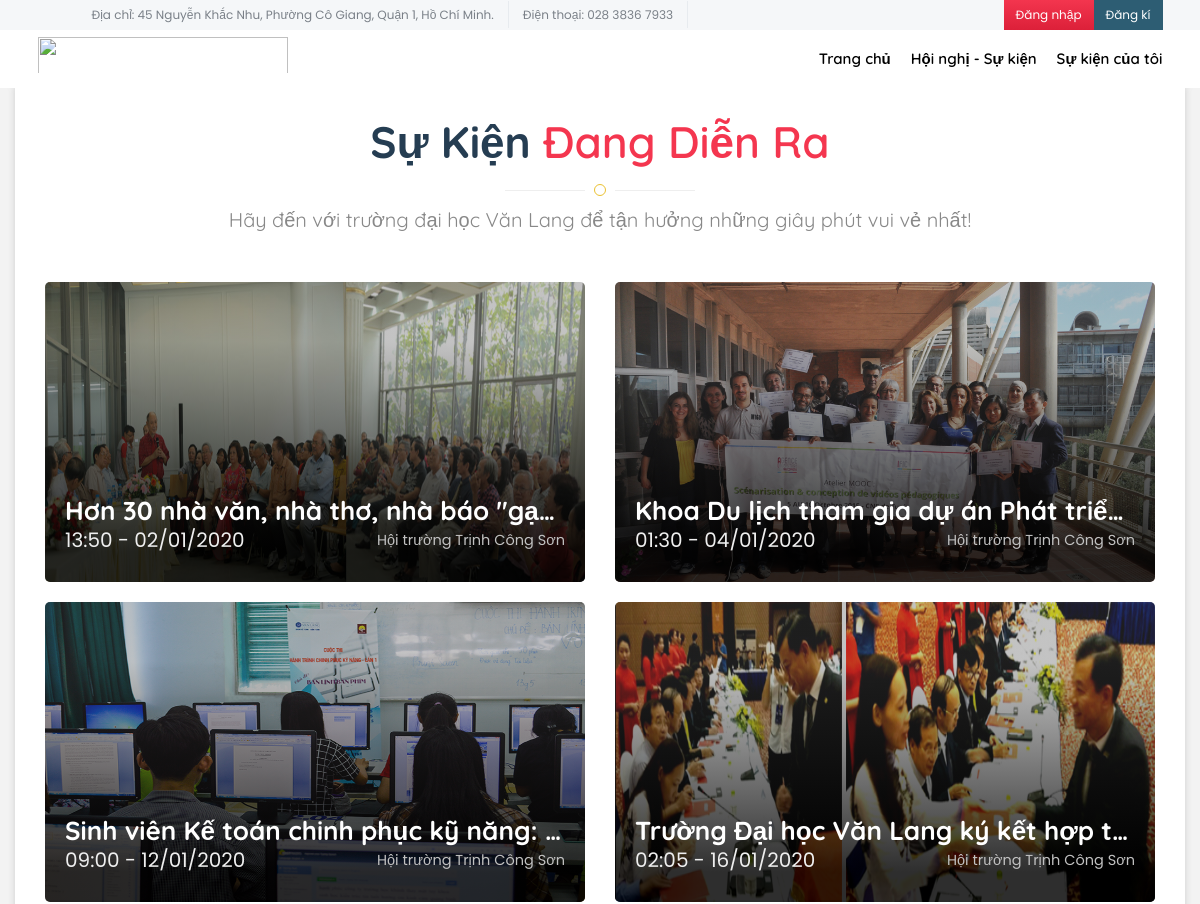
/events.php (upper part), run on an earlier commit of the app's database.
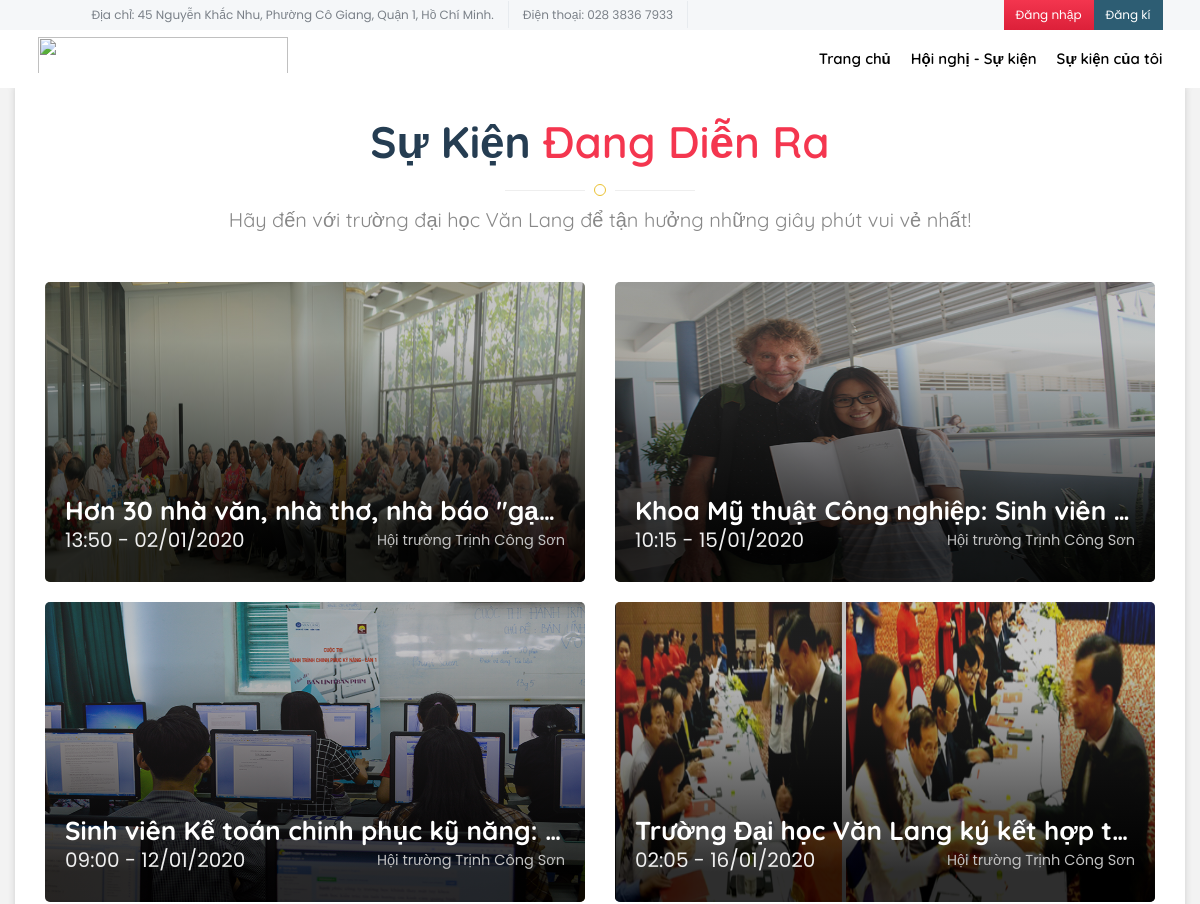
And on a later commit of the database.
### tables this page shows
CREATE TABLE `event` (
  `id` int(11) NOT NULL,
  `account_id` int(11) NOT NULL,
  `category_id` int(11) NOT NULL,
  `title` varchar(100) NOT NULL,
  `code` varchar(4) NOT NULL,
  `place` varchar(100) NOT NULL,
  `avatar` varchar(100) NOT NULL,
  `ticket_number` int(11) NOT NULL,
  `start_date` datetime NOT NULL,
  `end_date` datetime NOT NULL,
  `expired_date` datetime NOT NULL,
  `short_desc` varchar(100) NOT NULL,
  `description` text NOT NULL,
  `faculty_id` int(11) NOT NULL,
  `user_make_question` int(11) NOT NULL DEFAULT '0',
  `user_reply_question` int(11) NOT NULL DEFAULT '0',
  `last_modified` datetime NOT NULL DEFAULT CURRENT_TIMESTAMP,
  `public_at` datetime NOT NULL,
  `status` int(11) NOT NULL
);

### events.php (the view, shortened to what this page needs)
<?php
include('header.php');
?>
	<section>
		<div class="rows inn-page-bg com-colo">
			<div class="container inn-page-con-bg tb-space pad-bot-redu" id="inner-page-title">
				<div class="spe-title col-md-12">
					<h2>Sự kiện <span>Đang diễn ra</span></h2>
					<div class="title-line">
						<div class="tl-1"></div>
						<div class="tl-2"></div>
						<div class="tl-3"></div>
					</div>
					<p>Hãy đến với trường đại học Văn Lang để tận hưởng những giây phút vui vẻ nhất!</p>
				</div>
				<div>
					<?php
					require('database-config.php');
					$sql = "SELECT * FROM event where status=4 ORDER BY public_at DESC";
					 $result=mysqli_query($conn,$sql);
						 while($resultevent=mysqli_fetch_assoc($result)){
						?>
						<div>
						<div class='col-md-6 wow slideInUp'>
		                <a href="event-detail.php?id=<?php echo $resultevent['id'] ?>">
		                    <div class='tour-mig-like-com'>
		                              <div class='tour-mig-lc-img'> <img src="<?php echo $resultevent["avatar"] ?>" alt=''> </div>
		                              <div class='tour-mig-lc-con'>
		                                <h5><?php echo $resultevent["title"] ?></h5>
		                                 <p><span><?php echo date("H:i - d/m/Y", strtotime($resultevent["start_date"])); ?></span><?php echo $resultevent["place"] ?></p>
		                             </div>
		                           </div>
		                     </a>
		                 </div>
						</div>
						<?php
						}
					?>
				</div>
			</div>
		</div>
	</section>
	<?php
include('footer.php');
?>

### header.php (shortened to what this page needs)
<!DOCTYPE html>
<html lang="en">
<head>
    <link rel="stylesheet" href="css/font-awesome.min.css">
    <link href="vendor/DataTables/datatables.min.css" rel="stylesheet" type="text/css">
    <link rel="stylesheet" href="css/style.css">
    <link rel="stylesheet" href="css/materialize.css">
    <link rel="stylesheet" href="css/bootstrap.css">
    <link rel="stylesheet" href="css/mob.css">
    <link rel="stylesheet" href="css/animate.css">
    <link rel="stylesheet" href="css/bootstrap-datepicker.css">
    <link rel="stylesheet" href="css/bootstrap-datetimepicker.css">
</head>
<body>
    <section>
        <div class="ed-top">
            <div class="container">
                <div class="row">
                    <div class="col-md-12">
                        <div class="ed-com-t1-left">
                            <ul>
                                <li><a href="http://vanlanguni.edu.vn/trang-chu/ban-do-den-van-lang" target="_blank">Địa chỉ: 45 Nguyễn Khắc Nhu, Phường Cô Giang, Quận 1, Hồ Chí Minh.</a>
                                </li>
                                <li><a href="tel:02838367933">Điện thoại: 028 3836 7933</a>
                                </li>
                            </ul>
                        </div>
                        <div class="ed-com-t1-right">
                            <ul>
                                <?php
                                if (isset($_SESSION['user_email'])) {
                                    ?>
                                    <li><a href="my-profile.php"><?php echo $account_name?></a></li>
                                    <li><a href="logout.php">Đăng xuất</a></li>
                                    <?php
                                } else {
                                    ?>
                                    <li><a href="login.php">Đăng nhập</a></li>
                                    <li><a href="register.php">Đăng kí</a></li>
                                    <?php
                                }
                                ?>
                            </ul>
                        </div>
                    </div>
                </div>
            </div>
        </div>
        <div class="top-logo" data-spy="affix" data-offset-top="250">
            <div class="container">
                <div class="row">
                    <div class="col-md-12">
                        <div class="wed-logo">
                            <a href="index.php"><img src="images/logo.png" alt="" />
                            </a>
                        </div>
                        <div class="main-menu dropdowncc">
                            <ul>
                                <li><a href="index.php">Trang chủ</a>
                                </li>
                                <li><a href="events.php">Hội nghị - Sự kiện</a></li>
                                <li><a href="my-events.php">Sự kiện của tôi</a>
                                </li>
                            </ul>
                        </div>
                    </div>
                </div>
            </div>
        </div>
    </section>

### footer.php (shortened to what this page needs)
</body>
</html>

What changed in the data, as far as the page shows it:
no longer on this page (row edited): event: avatar (picture), title "Khoa Du lịch tham gia dự án Phát triể…", start_date "01:30 - 04/01/2020", place "Hội trường Trịnh Công Sơn"
now on this page (row edited): event: avatar (picture), title "Khoa Mỹ thuật Công nghiệp: Sinh viên…", start_date "10:15 - 15/01/2020", place "Hội trường Trịnh Công Sơn"
